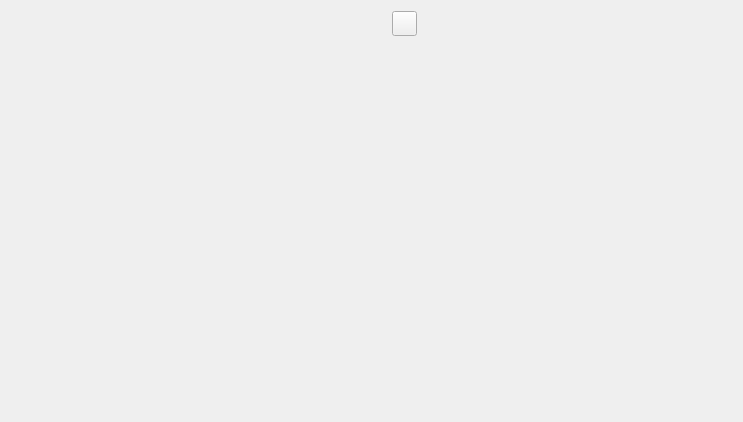
<?xml version="1.0" encoding="UTF-8"?>
<ui version="4.0">
 <class>RecordsHistoryWidget</class>
 <widget class="QWidget" name="RecordsHistoryWidget">
  <property name="geometry">
   <rect>
    <x>0</x>
    <y>0</y>
    <width>743</width>
    <height>422</height>
   </rect>
  </property>
  <property name="windowTitle">
   <string>Form</string>
  </property>
  <layout class="QGridLayout" name="gridLayout">
   <item row="2" column="2">
    <widget class="Content::History::Component::RecordContentWidget" name="m_recordContent_widget" native="true"/>
   </item>
   <item row="0" column="2">
    <widget class="QPushButton" name="m_filter_btn">
     <property name="sizePolicy">
      <sizepolicy hsizetype="Fixed" vsizetype="Fixed">
       <horstretch>0</horstretch>
       <verstretch>0</verstretch>
      </sizepolicy>
     </property>
     <property name="minimumSize">
      <size>
       <width>25</width>
       <height>25</height>
      </size>
     </property>
     <property name="maximumSize">
      <size>
       <width>25</width>
       <height>25</height>
      </size>
     </property>
     <property name="text">
      <string/>
     </property>
     <property name="icon">
      <iconset resource="../../Resources/resources.qrc">
       <normaloff>:/Images/filter.png</normaloff>:/Images/filter.png</iconset>
     </property>
     <property name="iconSize">
      <size>
       <width>23</width>
       <height>23</height>
      </size>
     </property>
     <property name="checkable">
      <bool>true</bool>
     </property>
    </widget>
   </item>
   <item row="1" column="2">
    <widget class="Content::History::Component::HistoryFilterWidget" name="m_filter_widget" native="true"/>
   </item>
   <item row="0" column="0" rowspan="3">
    <widget class="QScrollArea" name="scrollArea">
     <property name="sizePolicy">
      <sizepolicy hsizetype="Preferred" vsizetype="Expanding">
       <horstretch>0</horstretch>
       <verstretch>0</verstretch>
      </sizepolicy>
     </property>
     <property name="minimumSize">
      <size>
       <width>350</width>
       <height>0</height>
      </size>
     </property>
     <property name="maximumSize">
      <size>
       <width>350</width>
       <height>16777215</height>
      </size>
     </property>
     <property name="frameShape">
      <enum>QFrame::NoFrame</enum>
     </property>
     <property name="widgetResizable">
      <bool>true</bool>
     </property>
     <widget class="Content::History::Component::HistoryListingWidget" name="m_historyListing_widget">
      <property name="geometry">
       <rect>
        <x>0</x>
        <y>0</y>
        <width>350</width>
        <height>404</height>
       </rect>
      </property>
      <property name="sizePolicy">
       <sizepolicy hsizetype="Preferred" vsizetype="Preferred">
        <horstretch>0</horstretch>
        <verstretch>0</verstretch>
       </sizepolicy>
      </property>
      <property name="minimumSize">
       <size>
        <width>0</width>
        <height>0</height>
       </size>
      </property>
      <property name="maximumSize">
       <size>
        <width>16777215</width>
        <height>16777215</height>
       </size>
      </property>
     </widget>
    </widget>
   </item>
   <item row="0" column="1" rowspan="3">
    <spacer name="horizontalSpacer_2">
     <property name="orientation">
      <enum>Qt::Horizontal</enum>
     </property>
     <property name="sizeType">
      <enum>QSizePolicy::Fixed</enum>
     </property>
     <property name="sizeHint" stdset="0">
      <size>
       <width>25</width>
       <height>20</height>
      </size>
     </property>
    </spacer>
   </item>
   <item row="0" column="3" rowspan="3">
    <spacer name="horizontalSpacer">
     <property name="orientation">
      <enum>Qt::Horizontal</enum>
     </property>
     <property name="sizeHint" stdset="0">
      <size>
       <width>40</width>
       <height>20</height>
      </size>
     </property>
    </spacer>
   </item>
  </layout>
 </widget>
 <customwidgets>
  <customwidget>
   <class>Content::History::Component::HistoryFilterWidget</class>
   <extends>QWidget</extends>
   <header location="global">Content/History/Components/historyfilterwidget.h</header>
   <container>1</container>
  </customwidget>
  <customwidget>
   <class>Content::History::Component::RecordContentWidget</class>
   <extends>QWidget</extends>
   <header>Content/History/Components/recordcontentwidget.h</header>
   <container>1</container>
  </customwidget>
  <customwidget>
   <class>Content::History::Component::HistoryListingWidget</class>
   <extends>QWidget</extends>
   <header>Content/History/Components/historylistingwidget.h</header>
   <container>1</container>
  </customwidget>
 </customwidgets>
 <resources>
  <include location="../../Resources/resources.qrc"/>
 </resources>
 <connections/>
</ui>
